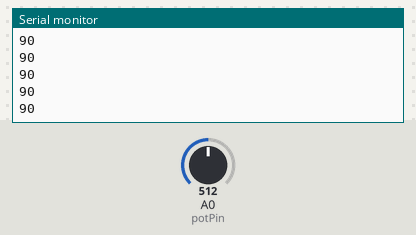
Simulated run of this sketch. Board: Arduino Uno, built with avr-gcc and run on an emulated ATmega328P. Shown: the last lines printed to the serial monitor. The inputs (shaded band) are chosen by the test bench; at power-on: A0 (potPin) = 512.

Above: at 1.2 s.
1.3 s: A0 (potPin) set to 716
At 2.4 s:
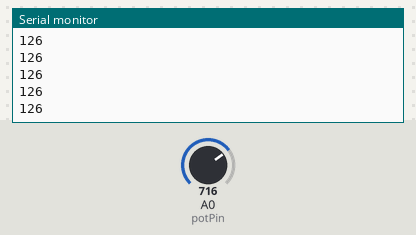
2.8 s: A0 (potPin) set to 900
At 3.6 s:
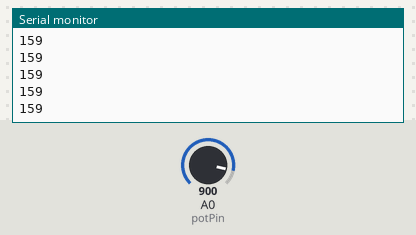
Timing chart, 0 to 5.8 s (numbered marks = the images above; inputs shaded):
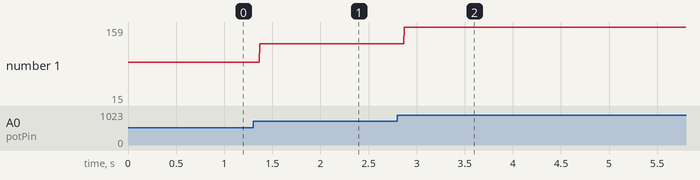

Measured:
- after the input at 1.3 s, the serial monitor: prints a new line after 0.07 s (image 1)
- after the input at 2.8 s, the serial monitor: prints a new line after 0.07 s (image 2)
- plotted number 1: 90 → 126 after the input at 1.3 s, 126 → 15 after the input at 2.8 s

The sketch:

Pot_With_LCD.ino
```cpp
/*
  Measure the position of a potentiometer and output it to an
  LCD as a value from 0-180
  Also displays to the serial monitor

Hardware connections:

  Potentiometer:

    Potentiometers have three pins. When we're using it as a
    voltage divider, we connect the outside pins to power and
    ground. The middle pin will be the signal (a voltage which
    varies from 0 Volts to 5 Volts depending on the position of
    the knob).

    Connect the middle pin to an ANALOG IN pin on the Arduino.
    Connect one of the outside pins to 5V.
    Connect the other outside pin to GND.

*/


int potPin = 0;    // The potentiometer is connected to analog pin 0

#include <LiquidCrystal.h>  //LCD library

LiquidCrystal lcd(12,11,5,4,3,2); // Initialize the library with the pins we're using.

int potOld = 0; //Initialize

void setup()
{
  lcd.clear(); //Clear the LCD

  lcd.setCursor(0, 0); //Set the LCD cursor at the initial position

  Serial.begin(9600); //Initialize the port and set the baud rate (communication speed)
}


void loop()
{

  int potValue; // Declare  integer to store the value of the potentiometer:

  // The potentiometer is set up as a voltage divider, so that
  // when you turn it, the voltage on the center pin will vary
  // from 0V to 5V. We've connected the center pin on the
  // potentiometer to the Arduino's analog input 0.

  // The Arduino can read external voltages on the analog input
  // pins using a built-in function called analogRead(). This
  // function takes one input value, the analog pin we're using
  // (sensorPin, which we earlier set to 0). It returns an integer
  // number that ranges from 0 (0 Volts) to 1023 (5 Volts).
  // We're sticking this value into the sensorValue variable:

  potValue = analogRead(potPin); //read pot value
  potValue = map(potValue, 0, 1023, 0, 181); //map the pot value (ranged 0-1023) to a new range of 0-181
  potValue = constrain(potValue, 0, 181); //constrain the value between 0-181

  Serial.println(potValue); //output to serial display
  lcd.setCursor(0, 0); //Set the LCD cursor at the initial position
  lcd.print(potValue); //output to the lcd

  //We only want to clear the LCD screen if we turn the pot to a new value
  //Otherwise the displated number with flash constantly
  if (potOld != potValue) //check if we have a new value
  {
    lcd.clear(); //clear the lcd
    Serial.println("clear"); //also print to the serial monitor as a debugging measure
  }

  potOld = potValue; //reset the potOld variable for the next loop

}
```
